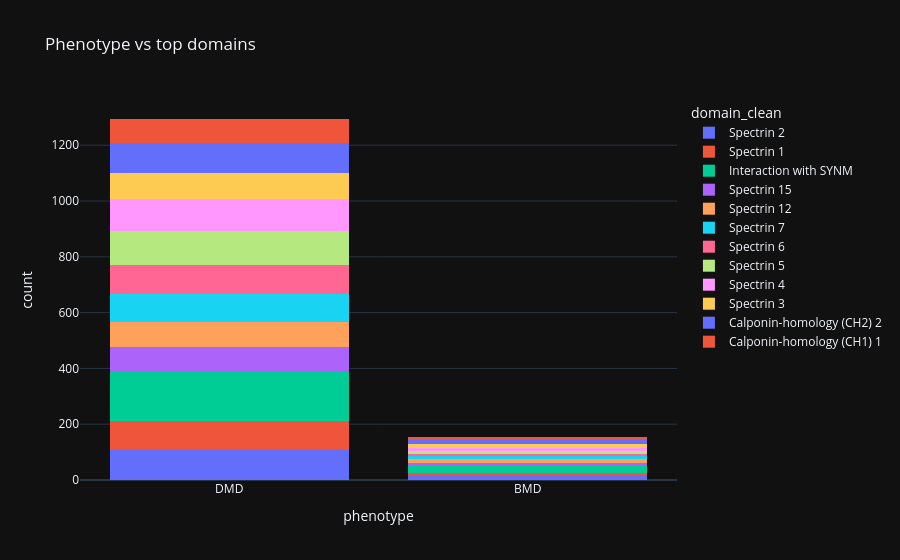

Write notebook code for a chart like this one.
### Markdown cell above
## 7. 📊 phenotype vs domain (top domains)

### Code cell
top_domains = d['domain_clean'].value_counts().head(12).index
tmp = d[d['domain_clean'].isin(top_domains)][['phenotype', 'domain_clean']]
fig = px.histogram(tmp, x='phenotype', color='domain_clean', barmode='stack', title='Phenotype vs top domains')
fig.show()

### Figure 1 — Plotly figure (JSON) as saved in the notebook; plotly's stock layout.template omitted (floating-point values rounded to 4 significant figures; data arrays with more than 128 entries replaced by an {"elided": "..."} marker saying what was removed)
{"data": [{"bingroup": "x", "hovertemplate": "domain_clean=Spectrin 2<br>phenotype=%{x}<br>count=%{y}<extra></extra>", "legendgroup": "Spectrin 2", "marker": {"color": "#636efa", "pattern": {"shape": ""}}, "name": "Spectrin 2", "orientation": "v", "showlegend": true, "x": {"elided": "146 str values"}, "xaxis": "x", "yaxis": "y", "type": "histogram"}, {"bingroup": "x", "hovertemplate": "domain_clean=Spectrin 1<br>phenotype=%{x}<br>count=%{y}<extra></extra>", "legendgroup": "Spectrin 1", "marker": {"color": "#EF553B", "pattern": {"shape": ""}}, "name": "Spectrin 1", "orientation": "v", "showlegend": true, "x": {"elided": "132 str values"}, "xaxis": "x", "yaxis": "y", "type": "histogram"}, {"bingroup": "x", "hovertemplate": "domain_clean=Interaction with SYNM<br>phenotype=%{x}<br>count=%{y}<extra></extra>", "legendgroup": "Interaction with SYNM", "marker": {"color": "#00cc96", "pattern": {"shape": ""}}, "name": "Interaction with SYNM", "orientation": "v", "showlegend": true, "x": {"elided": "243 str values"}, "xaxis": "x", "yaxis": "y", "type": "histogram"}, {"bingroup": "x", "hovertemplate": "domain_clean=Spectrin 15<br>phenotype=%{x}<br>count=%{y}<extra></extra>", "legendgroup": "Spectrin 15", "marker": {"color": "#ab63fa", "pattern": {"shape": ""}}, "name": "Spectrin 15", "orientation": "v", "showlegend": true, "x": ["DMD", "DMD", "DMD", "DMD", "DMD", "DMD", "DMD", "DMD", "DMD", "DMD", "DMD", null, "DMD", "DMD", "DMD", "DMD", "DMD", "DMD", null, "DMD", null, "DMD", "DMD", null, null, "DMD", "DMD", "BMD", "BMD", "DMD", "DMD", "BMD", "DMD", "BMD", "DMD", "DMD", "DMD", "DMD", "DMD", "DMD", "DMD", null, "DMD", "DMD", "DMD", null, "DMD", null, "BMD", "DMD", "DMD", "DMD", null, "DMD", "DMD", "DMD", "DMD", "DMD", "DMD", "DMD", "DMD", null, "DMD", "DMD", "DMD", "DMD", "DMD", "DMD", "DMD", "DMD", "DMD", "BMD", "DMD", "DMD", "BMD", null, "DMD", null, null, "DMD", "DMD", "DMD", "DMD", "DMD", null, "DMD", "BMD", "DMD", "DMD", "DMD", "DMD", "DMD", "DMD", "DMD", null, "DMD", "DMD", "DMD", "DMD", "DMD", null, null, null, null, "DMD", "BMD", "DMD", "DMD", "DMD", "DMD", null, "DMD", "DMD", "DMD", null, "BMD", "BMD", "BMD", "DMD"], "xaxis": "x", "yaxis": "y", "type": "histogram"}, {"bingroup": "x", "hovertemplate": "domain_clean=Spectrin 12<br>phenotype=%{x}<br>count=%{y}<extra></extra>", "legendgroup": "Spectrin 12", "marker": {"color": "#FFA15A", "pattern": {"shape": ""}}, "name": "Spectrin 12", "orientation": "v", "showlegend": true, "x": ["BMD", null, "BMD", "BMD", "DMD", "DMD", "BMD", "DMD", "DMD", "DMD", "DMD", "DMD", null, "DMD", "DMD", "DMD", "DMD", "DMD", null, "BMD", "DMD", "BMD", "BMD", "DMD", "DMD", "DMD", "DMD", "DMD", "DMD", "DMD", "DMD", "DMD", "DMD", "DMD", "DMD", "DMD", null, null, "DMD", "DMD", "DMD", "DMD", "DMD", "DMD", "DMD", "DMD", "DMD", "DMD", "DMD", "DMD", null, "DMD", "BMD", "DMD", "DMD", "DMD", null, "DMD", "DMD", null, "DMD", null, "DMD", "BMD", "DMD", "DMD", "DMD", "DMD", "DMD", "DMD", "DMD", "DMD", "DMD", "DMD", "DMD", null, "DMD", "DMD", "DMD", "DMD", null, "DMD", "DMD", "BMD", null, "DMD", "DMD", "DMD", "DMD", "DMD", "DMD", "BMD", "BMD", null, "DMD", "DMD", "DMD", "DMD", null, "DMD", "DMD", "DMD", "DMD", "DMD", "DMD", null, "DMD", "DMD", "DMD", "DMD", "BMD", "DMD", "DMD", "DMD", "DMD", "DMD", "BMD", "BMD", "DMD", "DMD"], "xaxis": "x", "yaxis": "y", "type": "histogram"}, {"bingroup": "x", "hovertemplate": "domain_clean=Spectrin 7<br>phenotype=%{x}<br>count=%{y}<extra></extra>", "legendgroup": "Spectrin 7", "marker": {"color": "#19d3f3", "pattern": {"shape": ""}}, "name": "Spectrin 7", "orientation": "v", "showlegend": true, "x": ["DMD", "DMD", "BMD", "DMD", "DMD", null, "DMD", "DMD", null, "DMD", "DMD", "DMD", "DMD", "DMD", "DMD", "DMD", "DMD", "DMD", "DMD", "DMD", "DMD", "DMD", "DMD", "DMD", "DMD", "DMD", null, "DMD", "BMD", null, "DMD", "DMD", null, "BMD", "DMD", "DMD", "DMD", "DMD", "DMD", "DMD", "DMD", "DMD", "DMD", "DMD", "DMD", "BMD", "DMD", "DMD", "DMD", "DMD", "DMD", "DMD", "DMD", "DMD", "DMD", "DMD", "DMD", "DMD", "DMD", "DMD", "DMD", "DMD", "DMD", "DMD", "DMD", "DMD", "DMD", null, "DMD", "DMD", "DMD", "DMD", "DMD", "DMD", "DMD", "DMD", "DMD", "DMD", "DMD", "DMD", "BMD", "DMD", "DMD", "DMD", "DMD", "DMD", null, "BMD", "DMD", "DMD", "DMD", "DMD", null, "DMD", "DMD", "DMD", null, "DMD", "DMD", "DMD", "DMD", "DMD", "DMD", "BMD", "DMD", "DMD", "DMD", "DMD", null, "DMD", "DMD", null, null, "BMD", "DMD", "DMD", "BMD", "DMD", "DMD"], "xaxis": "x", "yaxis": "y", "type": "histogram"}, {"bingroup": "x", "hovertemplate": "domain_clean=Spectrin 6<br>phenotype=%{x}<br>count=%{y}<extra></extra>", "legendgroup": "Spectrin 6", "marker": {"color": "#FF6692", "pattern": {"shape": ""}}, "name": "Spectrin 6", "orientation": "v", "showlegend": true, "x": ["DMD", "DMD", "DMD", "DMD", "DMD", "DMD", "DMD", "DMD", "DMD", "DMD", "DMD", "DMD", "DMD", "DMD", "DMD", "DMD", "DMD", "DMD", "DMD", "DMD", "DMD", "DMD", "DMD", "DMD", "DMD", "DMD", "DMD", "BMD", "DMD", "DMD", "DMD", "DMD", "DMD", null, "DMD", null, "DMD", "BMD", null, "DMD", "DMD", "DMD", "DMD", "DMD", "DMD", "DMD", "DMD", "DMD", "DMD", "DMD", "DMD", "DMD", "DMD", "DMD", "DMD", "DMD", "DMD", "DMD", "DMD", "DMD", "DMD", "DMD", "DMD", "DMD", "DMD", "DMD", "DMD", "DMD", "DMD", null, "DMD", null, null, "DMD", "DMD", "DMD", "DMD", "DMD", "DMD", "DMD", "DMD", null, "DMD", null, "BMD", null, "DMD", null, "DMD", "DMD", "DMD", null, "BMD", "DMD", "DMD", null, "DMD", "DMD", null, "DMD", "DMD", "DMD", null, "DMD", "DMD", "DMD", "BMD", "BMD", "DMD", "DMD", "DMD", "DMD", "DMD", "DMD", "DMD", "DMD", "DMD", "DMD", "DMD", "DMD", "DMD", "BMD", "DMD", "DMD", "DMD", "DMD", null, "DMD"], "xaxis": "x", "yaxis": "y", "type": "histogram"}, {"bingroup": "x", "hovertemplate": "domain_clean=Spectrin 5<br>phenotype=%{x}<br>count=%{y}<extra></extra>", "legendgroup": "Spectrin 5", "marker": {"color": "#B6E880", "pattern": {"shape": ""}}, "name": "Spectrin 5", "orientation": "v", "showlegend": true, "x": {"elided": "144 str values"}, "xaxis": "x", "yaxis": "y", "type": "histogram"}, {"bingroup": "x", "hovertemplate": "domain_clean=Spectrin 4<br>phenotype=%{x}<br>count=%{y}<extra></extra>", "legendgroup": "Spectrin 4", "marker": {"color": "#FF97FF", "pattern": {"shape": ""}}, "name": "Spectrin 4", "orientation": "v", "showlegend": true, "x": {"elided": "148 str values"}, "xaxis": "x", "yaxis": "y", "type": "histogram"}, {"bingroup": "x", "hovertemplate": "domain_clean=Spectrin 3<br>phenotype=%{x}<br>count=%{y}<extra></extra>", "legendgroup": "Spectrin 3", "marker": {"color": "#FECB52", "pattern": {"shape": ""}}, "name": "Spectrin 3", "orientation": "v", "showlegend": true, "x": ["DMD", "BMD", "DMD", null, "DMD", "DMD", "DMD", null, "DMD", "BMD", "DMD", null, "DMD", "DMD", "DMD", "DMD", "DMD", "DMD", "DMD", "BMD", "DMD", "DMD", "DMD", "DMD", "DMD", "DMD", "DMD", "DMD", "DMD", "DMD", null, "DMD", "DMD", null, "DMD", "DMD", "DMD", "BMD", null, "DMD", "DMD", null, "DMD", "DMD", "DMD", "DMD", "DMD", "DMD", "DMD", null, "DMD", "DMD", "DMD", "DMD", "DMD", "BMD", "DMD", "BMD", "DMD", null, "DMD", "DMD", "DMD", null, "DMD", "BMD", "DMD", "DMD", "BMD", "DMD", "DMD", "DMD", "DMD", "DMD", "BMD", "DMD", "DMD", null, null, "DMD", "DMD", null, null, "DMD", "BMD", "DMD", "DMD", "DMD", "DMD", "DMD", "DMD", "DMD", "DMD", "DMD", "DMD", "DMD", "DMD", null, "DMD", "DMD", "BMD", "DMD", "DMD", "DMD", "BMD", "DMD", "DMD", "DMD", "DMD", "DMD", "DMD", null, "BMD", "DMD", null, "DMD", "DMD", null, "BMD", "DMD", "DMD", "DMD", "DMD", "DMD", "DMD", "DMD"], "xaxis": "x", "yaxis": "y", "type": "histogram"}, {"bingroup": "x", "hovertemplate": "domain_clean=Calponin-homology (CH2) 2<br>phenotype=%{x}<br>count=%{y}<extra></extra>", "legendgroup": "Calponin-homology (CH2) 2", "marker": {"color": "#636efa", "pattern": {"shape": ""}}, "name": "Calponin-homology (CH2) 2", "orientation": "v", "showlegend": true, "x": {"elided": "140 str values"}, "xaxis": "x", "yaxis": "y", "type": "histogram"}, {"bingroup": "x", "hovertemplate": "domain_clean=Calponin-homology (CH1) 1<br>phenotype=%{x}<br>count=%{y}<extra></extra>", "legendgroup": "Calponin-homology (CH1) 1", "marker": {"color": "#EF553B", "pattern": {"shape": ""}}, "name": "Calponin-homology (CH1) 1", "orientation": "v", "showlegend": true, "x": ["DMD", "DMD", null, "DMD", "DMD", "DMD", "DMD", "DMD", "DMD", "DMD", "BMD", null, "DMD", "DMD", "DMD", "DMD", "DMD", "DMD", "DMD", null, null, "DMD", "DMD", "DMD", "DMD", "DMD", "DMD", "DMD", null, "DMD", "DMD", "DMD", null, "BMD", "BMD", "DMD", "DMD", "DMD", "BMD", "DMD", "DMD", "DMD", "DMD", "DMD", "DMD", "DMD", "DMD", null, "BMD", "DMD", "DMD", "DMD", "DMD", "DMD", "DMD", "DMD", "DMD", "DMD", "DMD", "DMD", "DMD", "DMD", "BMD", "DMD", "DMD", "DMD", null, "DMD", "DMD", "DMD", "DMD", "DMD", null, null, null, "BMD", "DMD", "DMD", "DMD", "DMD", "DMD", "DMD", "BMD", "DMD", "DMD", null, "DMD", "DMD", "DMD", "DMD", "DMD", "DMD", "DMD", "DMD", "DMD", null, "DMD", "DMD", "DMD", "DMD", null, "DMD", "DMD", "DMD", "DMD", "DMD", "DMD", "DMD", null, "DMD", null, "BMD", "BMD"], "xaxis": "x", "yaxis": "y", "type": "histogram"}], "layout": {"xaxis": {"anchor": "y", "domain": [0.0, 1.0], "title": {"text": "phenotype"}}, "yaxis": {"anchor": "x", "domain": [0.0, 1.0], "title": {"text": "count"}}, "legend": {"title": {"text": "domain_clean"}, "tracegroupgap": 0}, "title": {"text": "Phenotype vs top domains"}, "barmode": "stack"}}
